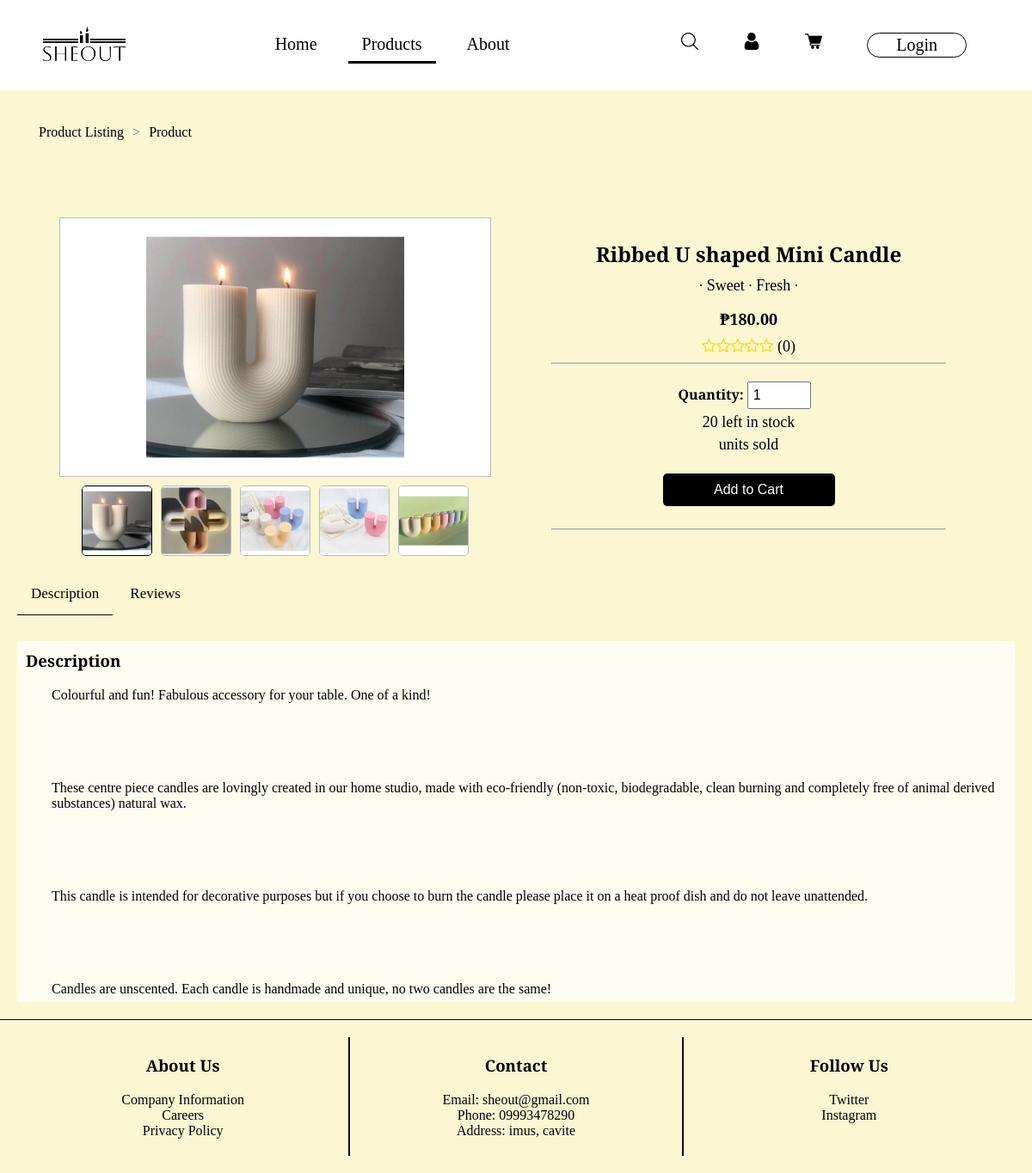
The app's page /product_information.php?id=2 with its own data.
### tables this page shows
CREATE TABLE `footer` (
  `ID` int(25) NOT NULL,
  `Email` varchar(50) NOT NULL,
  `Phone` varchar(13) NOT NULL,
  `Address` varchar(60) NOT NULL,
  `Facebook` varchar(150) NOT NULL,
  `Twitter` varchar(150) NOT NULL,
  `Instagram` varchar(150) NOT NULL,
  `Logo` varchar(150) NOT NULL
);

CREATE TABLE `product` (
  `product_id` int(50) NOT NULL,
  `product_name` varchar(50) NOT NULL,
  `product_description` varchar(3000) NOT NULL,
  `product_image` varchar(50) NOT NULL,
  `product_price` int(50) NOT NULL,
  `product_stock` int(50) NOT NULL,
  `date_added` date NOT NULL DEFAULT current_timestamp(),
  `product_visibility` varchar(50) NOT NULL DEFAULT 'Visible'
);

CREATE TABLE `categories` (
  `category_id` int(50) NOT NULL,
  `category_name` varchar(50) NOT NULL,
  `Visibility` varchar(11) NOT NULL DEFAULT 'Visible'
);

### product_information.php (the view, shortened to what this page needs)
<?php
include("conn.php");
$page = 'products';
function displayStars($rating) {
    $fullStars = floor($rating);
    $halfStar = $rating - $fullStars >= 0.5 ? 1 : 0;
    $emptyStars = 5 - $fullStars - $halfStar;
    $starsHtml = '';
    for ($i = 0; $i < $fullStars; $i++) {
        $starsHtml .= '<span class="fa fa-star checked"></span>';
    }
    for ($i = 0; $i < $emptyStars; $i++) {
        $starsHtml .= '<span class="fa fa-star-o"></span>';
    }
    return $starsHtml;
}
if (!isset($_SESSION['customer_id'])) {
    include "topbar.php";
} else {
    $customer_id = $_SESSION['customer_id'];
    include "usertopbar.php";
}
$product_id = $_REQUEST['id'];
$query_rating = mysqli_query($conn, "SELECT AVG(rating) as rating, COUNT(rating_id) as ratingcount from ratings where product_id = '$product_id';");
$rating_row = mysqli_fetch_assoc($query_rating);
$rating = $rating_row['rating'];
$rating_count = $rating_row['ratingcount'];
$query_product = mysqli_query($conn, "SELECT * FROM product WHERE product_id = '$product_id'");
$product_images = [];
foreach($query_product as $row){
    $product_image = $row['product_image'];
    $product_name = $row['product_name'];
    $product_description = $row['product_description'];
    $product_price = $row['product_price'];
    $product_stock = $row['product_stock'];
    if (!empty($product_image)) {
        $product_images[] = $product_image;
    }
}
$query_additional_images = mysqli_query($conn, "SELECT image_name FROM product_image WHERE product_id = '$product_id'");
while ($image_row = mysqli_fetch_assoc($query_additional_images)) {
    if (!empty($image_row['image_name'])) {
        $product_images[] = $image_row['image_name'];
    }
}
$product_images = array_slice($product_images, 0, 5);
$query_sold = mysqli_query($conn, "SELECT SUM(product_quantity) as total_sold FROM `customer_order_product` LEFT JOIN `customer_order` ON customer_order_product.order_id = customer_order.order_id WHERE product_id = $product_id AND order_status = 'Completed';");
foreach($query_sold as $sold_row){
    $total_sold = $sold_row['total_sold'];
}
$query_category = mysqli_query($conn, "SELECT category_name FROM `product_categories` LEFT JOIN `categories` ON product_categories.category_id = categories.category_id WHERE product_id = '$product_id' AND Visibility = 'Visible';");
?>
<!DOCTYPE html>
<html lang="en">
<head>
    <link rel="stylesheet" href="product_information.css">
    <link rel="stylesheet" href="https://cdnjs.cloudflare.com/ajax/libs/font-awesome/4.7.0/css/font-awesome.min.css">
</head>
<body>
<nav class="breadcrumb">
    <a href="item_listing.php" class="breadcrumb-item">Product Listing</a>
    <span class="breadcrumb-separator">></span>
    <a href="#" class="breadcrumb-item">Product</a>
</nav>
<div class="whole">
    <div class="carousel">
        <?php if (empty($product_images)) { ?>
            <img src="uploads/no_img.png" id="mainImage" class="main-image">
        <?php } else { ?>
            <img src="<?php echo "uploads/products/" . $product_images[0]; ?>" id="mainImage" class="main-image">
            <div class="carousel-thumbnails">
                <?php foreach ($product_images as $index => $image) { ?>
                    <img src="<?php echo "uploads/products/" . $image; ?>" onclick="changeImage('<?php echo "uploads/products/" . $image; ?>')" class="thumbnail <?php echo $index === 0 ? 'active' : ''; ?>">
                <?php } ?>
            </div>
        <?php } ?>
    </div>
    <div class="product-details">
        <h1><?php echo $product_name; ?></h1>
        <p><?php
        if(mysqli_num_rows($query_category)>1){
            echo '∙ ';
            while($row_category = mysqli_fetch_assoc($query_category)){
                $category = $row_category['category_name'];
                echo '<a href=item_listing.php?search=&categoryitem%5B%5D='.$category.'>'.$category.'</a> ∙ ';
            }
        }
        ?></p>
        <h1><p> ₱<?php echo number_format($product_price, 2); ?></p></h1>
        <p><?php echo displayStars($rating); ?> (<?php echo $rating_count; ?>)</p>
        <hr>
        <?php if ($product_stock > 0) { ?>
            <form method="post" onsubmit="return checkCustomerID()">
                <div><strong>Quantity:</strong> <input type="number" name="quantity" max="<?php echo $product_stock; ?>" min="1" value="1"></div>
                <p><?php echo $product_stock; ?> left in stock</p>
                <p><?php echo $total_sold; ?> units sold</p><br>
                <div><input type="submit" value="Add to Cart" name="addtocart<?php echo $product_id; ?>"></div><br><hr>
            </form>
        <?php } else { ?>
            <p>Out of stock</p>
        <?php } ?>
    </div>
</div>
<div class="tabs">
    <button class="tablinks active" onclick="openTab(event, 'Description')">Description</button>
    <button class="tablinks" onclick="openTab(event, 'Reviews')">Reviews</button>
</div>
<div id="Description" class="tabcontent active">
    <h3>Description</h3>
    <p style="margin-left:30px"><?php echo nl2br(htmlspecialchars_decode(strip_tags($product_description))); ?></p>
</div>
</body>
<?php
include 'footer.php';
?>
</html>

### topbar.php (shortened to what this page needs)
<?php
include("conn.php");
$query_info = mysqli_query($conn, "SELECT * FROM footer WHERE ID='1'");
$row = mysqli_fetch_assoc($query_info);
$Logo = $row['Logo'];
?>
<!DOCTYPE html>
<html lang="en">
<head>
    <link rel="stylesheet" href="topbar.css">
</head>
<header>
    <div class="top-bar">
        <div class="logo">
            <a href="#"><img src="uploads/<?php echo $Logo; ?>" alt="Logo"></a>
        </div>
        <nav class="nav-items">
            <ul id="nav-list">
                <li class="<?php if($page=='home'){echo 'active';} ?>"><a href="index.php">Home</a></li>
                <li class="<?php if($page=='products'){echo 'active';} ?>"><a href="item_listing.php">Products</a></li>
                <li class="<?php if($page=='about'){echo 'active';} ?>"><a href="index.php#about">About</a></li>
            </ul>
        </nav>
        <nav class="nav-right nav-items">
            <ul id="nav-list">
                <li>
                    <form id="search-form" action="item_listing.php" method="get">
                        <a href="#" id="search-icon"><img src="uploads/search.png" style="height: 20px;"></a>
                    </form>
                </li>
                <li><a href="userlogin.php"><img src="uploads/user.png" style="height: 20px;"></a></li>
                <li><a href="userlogin.php#"><img src="uploads/shop.png" style="height: 20px;"></a></li>
                <li><a href="userlogin.php"><div class="login">Login</div></a></li>
            </ul>
        </nav>
    </div>
</header>
<body>
</body>
</html>

### footer.php (shortened to what this page needs)
<!DOCTYPE html>
<html lang="en">
<head>
    <link rel="stylesheet" href="footer.css">
</head>
<body>
<?php
$query_info = mysqli_query($conn, "SELECT * FROM footer WHERE ID='1'");
$row = mysqli_fetch_assoc($query_info);
$Email = $row['Email'];
$Phone = $row['Phone'];
$Address = $row['Address'];
$Facebook = $row['Facebook'];
$Twitter = $row['Twitter'];
$Instagram = $row['Instagram'];
?>
    <footer class="footer">
          <div class="footer-column">
              <h3>About Us</h3>
              <p>Company Information</p>
              <p>Careers</p>
              <p>Privacy Policy</p>
          </div>
          <div class="footer-column">
              <h3>Contact</h3>
              <?php
              if($Email != ''){
                ?>
                    <p>Email: <?php echo $Email; ?></p>
                <?php
              }if ($Phone != '' ){
                ?>
                    <p>Phone: <?php echo $Phone; ?></p>
                <?php
              }if ($Address != '' ){
                ?>
                    <p>Address: <?php echo $Address; ?></p>
                <?php
              }
              ?>
          </div>
          <div class="footer-column">
              <h3>Follow Us</h3>
              <?php
              if ($Facebook != '' ){
                ?>
                    <p><a href="<?php echo $Facebook; ?>">Facebook</a></p>
                <?php
              }if ($Twitter != '' ){
                ?>
                    <p><a href="<?php echo $Twitter; ?>">Twitter</a></p>
                <?php
              }if ($Instagram != '' ){
                ?>
                    <p><a href="<?php echo $Instagram; ?>">Instagram</a></p>
                <?php
              }
              ?>
          </div>
      </footer>
</body>
</html>

### topbar.css (style rules this page uses)
body { margin: 0; }
header { font-family: 'Zilla Slab', serif; }
.top-bar { display: flex; justify-content: space-between; align-items: center; background-color: #ffffff; color: #fff; padding: 30px 50px; position: static; }
.logo img { height: 40px; cursor: pointer; }
.nav-items ul { list-style: none; margin: 0; padding: 0; display: flex; }
.nav-items ul li { margin: 0 10px; }
.nav-items ul li a { color: rgb(0, 0, 0); text-decoration: none; padding: 8px 16px; display: block; transition: background-color 0.3s, color 0.3s; font-size: 20px; }
.nav-items ul li.active a { border-bottom: 3px solid; }
.nav-right ul { list-style-type: none; display: flex; }
.nav-right li { margin-right: 50px; }
.nav-right { order: 3; }
.login { border-radius: 50px; display:inline-block; cursor:pointer; border-radius:28px; border:1px solid ; padding:2px 33px; }

### product_information.css (style rules this page uses)
body { background-color: #FBF7D3; font-family: 'Zilla Slab', serif; margin: 0; padding: 0; }
.whole { margin: 50px; padding: 40px; }
.carousel { float: left; width: 45%; display: flex; flex-direction: column; align-items: center; }
.carousel .main-image { width: 300px; height: 300px; border: 1px solid #bbb; padding-left: 100px; padding-right: 100px; object-fit: contain; background: #ffffff; }
.carousel-thumbnails { display: flex; justify-content: center; margin-top: 10px; gap: 10px; }
.carousel-thumbnails img { width: 80px; height: 80px; cursor: pointer; border-radius: 5px; transition: opacity 0.3s; border: 1px solid #bbb; }
.carousel-thumbnails img.active { opacity: 1; border: 1px solid #000000; }
.product-details { text-align: center; float: right; width: 45%; padding: 10px; }
.product-details h1 { font-size: 24px; margin-bottom: 10px; }
.product-details p { font-size: 18px; margin: 5px 0; }
.product-details form { margin-top: 20px; }
.product-details input[type="number"] { width: 60px; padding: 5px; font-size: 16px; margin-right: 10px; }
.product-details input[type="submit"] { padding: 10px 20px; font-size: 16px; background-color: #000000; color: white; border: none; border-radius: 5px; cursor: pointer; transition: background-color 0.3s; width: 200px; }
.tabs { padding: 20px; clear: both; }
.tabcontent { display: none; padding: 20px; border-top: none; max-height: 400px; overflow: scroll; }
#Description, #Reviews { margin: 20px; background: #fefdf2; padding: 10px; margin-top: 10px; }
#mainImage { cursor: pointer; }
.breadcrumb { display: flex; align-items: center; font-size: 1rem; margin: 40px; flex-wrap: wrap; }
.breadcrumb-item { text-decoration: none; color: #000000; margin: 0 5px; white-space: nowrap; }
.breadcrumb-separator { margin: 0 5px; color: #6c757d; white-space: nowrap; }
.fa-star, .fa-star-half-o, .fa-star-o { color: #FFD700; }
.tabcontent { display: none; }
.tabcontent.active { display: block; }
.tablinks { background-color: #FBF7D3; color: black; border: none; padding: 14px 16px; cursor: pointer; font-size: 17px; transition: background-color 0.3s; display: inline-block; font-family: 'Zilla Slab', serif; }
.tablinks.active { border-bottom: 1px solid; }

### footer.css (style rules this page uses)
.footer { font-family: 'Zilla Slab', serif; display: flex; justify-content: space-between; border-top: 1px solid #000000; padding: 20px; position: relative; width: 100%; bottom: 0; box-sizing: border-box; text-align: center; }
.footer-column { flex: 1; padding: 20px; box-sizing: border-box; border: 1px solid #000000; border-top: none; border-bottom: none; }
.footer-column:first-child { border-left: none; }
.footer-column:last-child { border-right: none; }
h3 { margin-top: 0; }
p { margin: 0; }
a { color: #000000; text-decoration: none; }

### records on screen
footer: Logo (picture), Email "sheout@gmail.com", Phone "09993478290", Address "imus, cavite"
product: product_name "Ribbed U shaped Mini Candle", product_price "180.00", product_stock "20", product_description "Colourful and fun! Fabulous accessory for your table. One of a kind! These centre piece candles are lovingly created in our home studio, made with eco-friendly (non-toxic, biodegradable, clean burning and completely free of animal derived substances) natural wax. This candle is intended for decorative purposes but if you choose to burn the candle please place it on a heat proof dish and do not leave unattended. Candles are unscented. Each candle is handmade and unique, no two candles are the same!"
categories: category_name "Sweet"
categories: category_name "Fresh"

### other values on screen
$rating_count "0"
